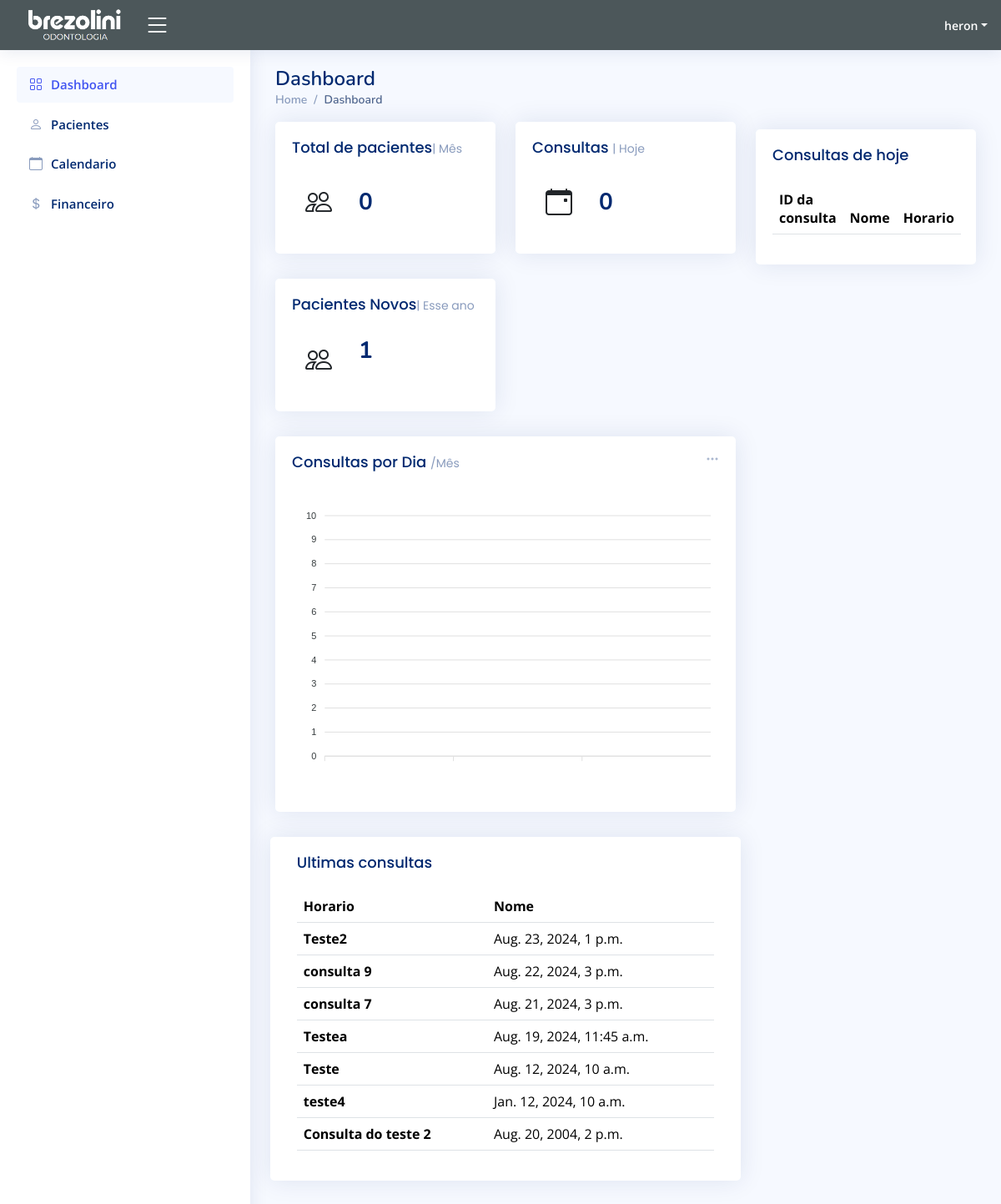
The app's page /index (signed in), older data.
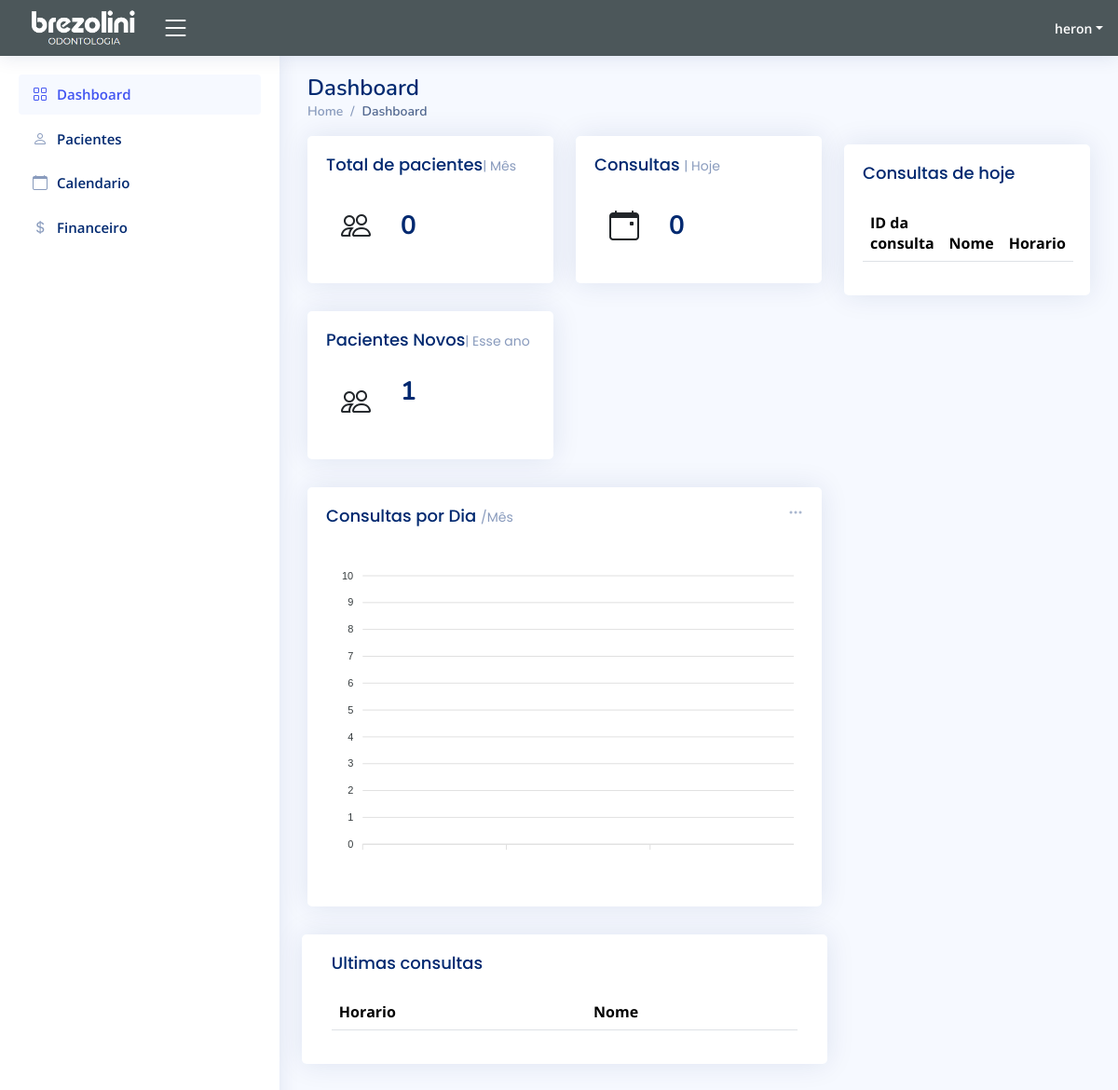
The same page, newer data.
### app/models.py (models this page shows, shortened)
class EventAbstract(models.Model):
    is_active = models.BooleanField(default=True)
    is_deleted = models.BooleanField(default=False)
    created_at = models.DateTimeField(auto_now_add=True)
    updated_at = models.DateTimeField(auto_now=True)
    class Meta:
        abstract = True

class Event(EventAbstract):
    user = models.ForeignKey(User, on_delete=models.CASCADE, related_name="events")
    title = models.CharField(max_length=200)
    description = models.TextField()
    start_time = models.DateTimeField()
    end_time = models.DateTimeField()
    paciente = models.ForeignKey(Paciente, on_delete=models.CASCADE, related_name="events", blank=True, null=True)
    objects = EventManager()

### app/views.py (the view)
# urls.py: path("", views.index, name="index"),
@login_required(login_url="/")
def index(request):
    agora = timezone.now()
    eventos_futuros = Event.objects.filter(start_time__gt=agora).order_by('start_time')
    pacientes = Paciente.objects.all()
    inicio_do_dia = agora.replace(hour=0, minute=0, second=0, microsecond=0)
    fim_do_dia = agora.replace(hour=23, minute=59, second=59, microsecond=999999)
    ano_atual = agora.year
    mes_atual = agora.month
    eventos_hoje = Event.objects.filter(start_time__range=(inicio_do_dia, fim_do_dia)).order_by('start_time')
    pacientes_ano_atual = Paciente.objects.filter(Data_cadastro__year=ano_atual)
    total_pacientes_ano_atual = pacientes_ano_atual.count()
    pacientes_mes_atual = Paciente.objects.filter(Data_cadastro__year=ano_atual, Data_cadastro__month=mes_atual)
    total_pacientes_mes_atual = pacientes_mes_atual.count()
    inicio_do_dia = agora.replace(hour=0, minute=0, second=0, microsecond=0)
    fim_do_dia = agora.replace(hour=23, minute=59, second=59, microsecond=999999)
    consultas_dia_atual = Event.objects.filter(start_time__range=(inicio_do_dia, fim_do_dia))
    total_consultas_dia_atual = consultas_dia_atual.count()
    ultimos_eventos = Event.objects.filter(start_time__lt=agora).order_by('-start_time')[:10]
    start_of_month = agora.replace(day=1, hour=0, minute=0, second=0, microsecond=0)
    end_of_month = (start_of_month + timezone.timedelta(days=31)).replace(day=1) - timezone.timedelta(seconds=1)
    consultas_por_dia = Event.objects.filter(start_time__range=(start_of_month, end_of_month)) \
                                       .annotate(data=TruncDay('start_time')) \
                                       .values('data') \
                                       .annotate(total=Count('id')) \
                                       .order_by('data')
    dias = [item['data'].strftime('%Y-%m-%d') for item in consultas_por_dia]
    total_consultas = [item['total'] for item in consultas_por_dia]
    context = {
        'eventos_futuros': eventos_futuros,
        'pacientes': pacientes,
        'total_pacientes_ano_atual': total_pacientes_ano_atual,
        'total_pacientes_mes_atual': total_pacientes_mes_atual,
        'total_consultas_dia_atual': total_consultas_dia_atual,
        'eventos_hoje': eventos_hoje,
        'ultimos_eventos':ultimos_eventos,
        'dias': dias,
        'total_consultas': total_consultas,
    }
    return render(request, 'frontend/index.html', context)

### app/templates/frontend/index.html (shortened to what the changed rows need)
<html lang="en">
{% load static %}
<head>
  <link href="{% static "vendor/bootstrap/css/bootstrap.min.css" %}" rel="stylesheet">
  <link href="{% static "vendor/bootstrap-icons/bootstrap-icons.css" %}" rel="stylesheet">
  <link href="{% static "vendor/boxicons/css/boxicons.min.css" %}" rel="stylesheet">
  <link href="{% static "vendor/quill/quill.snow.css" %}" rel="stylesheet">
  <link href="{% static "vendor/quill/quill.bubble.css" %}" rel="stylesheet">
  <link href="{% static "vendor/remixicon/remixicon.css" %}" rel="stylesheet">
  <link href="{% static "vendor/simple-datatables/style.css" %}" rel="stylesheet">
  <link href="{% static "css/style.css" %}" rel="stylesheet">
</head>
<body>
  <main id="main" class="main" backgor>
    <div class="pagetitle">
      <h1>Dashboard</h1>
    </div>
    <section class="section dashboard">
      <div class="row">
        <div class="col-lg-8">
          <div class="row">
            <div style="width: 98%; margin-left: 1%;" class="card">
              <div class="card-body">
                <table class="table">
                  <thead>
                    <tr>
                      <th scope="col">Horario</th>
                      <th scope="col">Nome</th>
                    </tr>
                  </thead>
                  <tbody>
                    {% for event in ultimos_eventos %}
                    <tr>
                      <th scope="row">{{ event.title }}</th>
                      <td>{{ event.start_time }}</td>
                    </tr>
                    {% endfor %}
                  </tbody>
                </table>
              </div>
            </div>
          </div>
        </div>
        <div class="col-lg-4">
          <div style="margin-top: -4%;" class="card">
            <div class="card-body">
              <table class="table">
                <thead>
                  <tr>
                    <th scope="col">ID da consulta</th>
                    <th scope="col">Nome</th>
                    <th scope="col">Horario</th>
                  </tr>
                </thead>
              </table>
            </div>
          </div>
          </div>
      </div>
    </section>
  </main>
</body>
</html>

Row changes from the older to the newer data that the page shows:
removed Event: title "Teste2", start_time "Aug. 23, 2024, 1 p.m."
removed Event: title "consulta 9", start_time "Aug. 22, 2024, 3 p.m."
removed Event: title "consulta 7", start_time "Aug. 21, 2024, 3 p.m."
removed Event: title "Testea", start_time "Aug. 19, 2024, 11:45 a.m."
removed Event: title "Teste", start_time "Aug. 12, 2024, 10 a.m."
removed Event: title "teste4", start_time "Jan. 12, 2024, 10 a.m."
removed Event: title "Consulta do teste 2", start_time "Aug. 20, 2004, 2 p.m."
